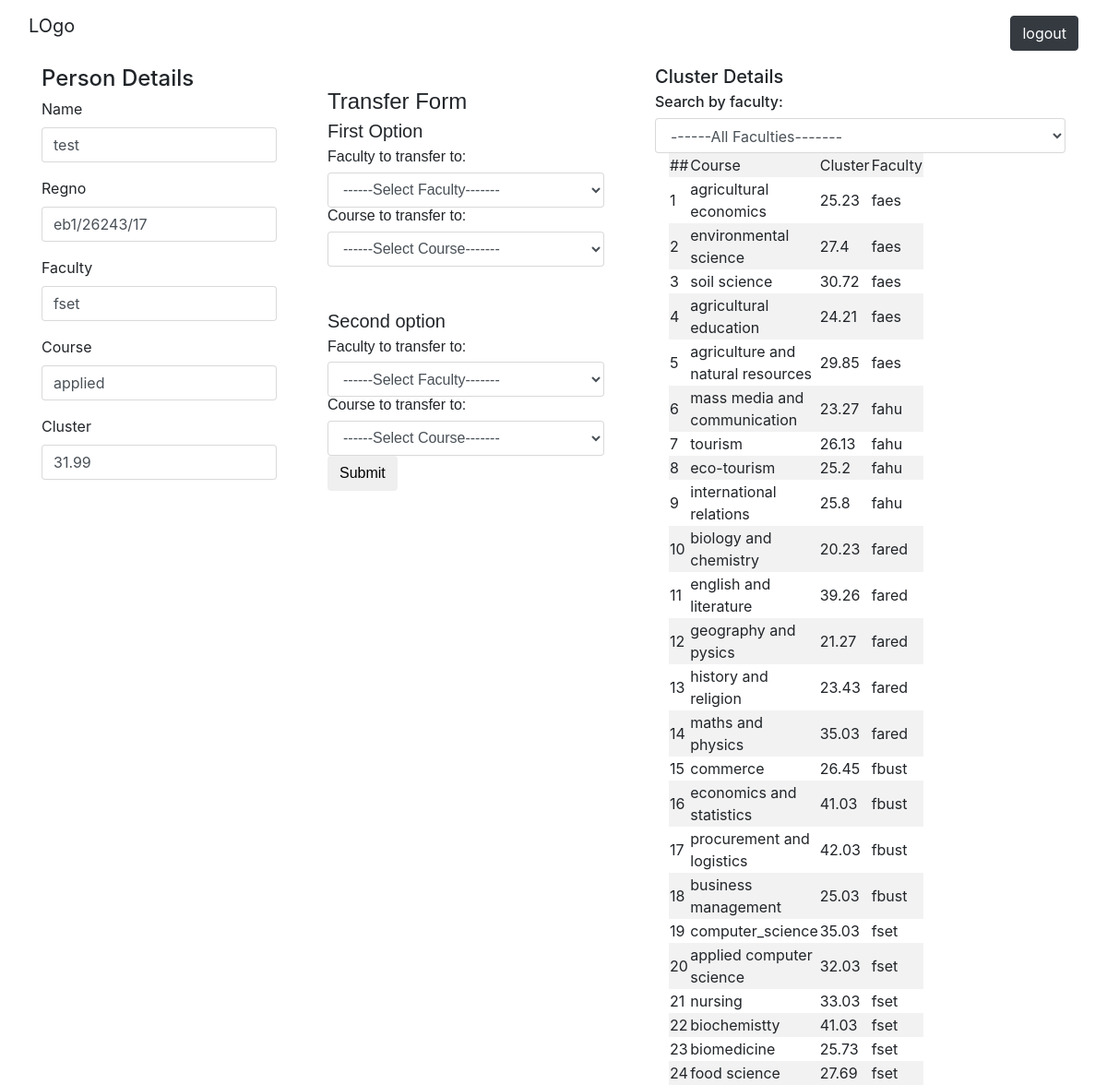
Page /profile.php (signed in) on the committed database.
### tables this page shows
CREATE TABLE `courses` (
  `id` int(11) NOT NULL,
  `coursename` text NOT NULL,
  `faculty` varchar(150) NOT NULL,
  `cluster_point` float NOT NULL
);

### profile.php (the view, shortened to what this page needs)
<?php
  include "config.php";
  $data = $_SESSION["data"];
  $all_courses = mysqli_query($conn, "SELECT * FROM courses");
?>
<!doctype html>
<html>
<head>
  <link href="dashboard.css" rel="stylesheet" type="text/css">
  <link rel="stylesheet" href="./bootstrap/css/bootstrap.min.css">
</head>
<body>
  <div class="container-fluid">
    <nav class="navbar navbar-default">
      <div class="navbar-brand">
        <p>LOgo</p>
      </div>
      <form class="navbar-form navbar-right" action="logout.php" method="post">
        <button type="submit" class="btn btn-dark">logout</button>
      </form>
    </nav>
  </div>
  <div class="container">
    <div class="row">
      <div class="col-sm-3">
        <form>
          <h4>Person Details</h4>
          <div class="form-group">
            <label for="person_name">Name</label>
            <input type="text" class="form-control" name="textfield2"
                   value=<?php echo $data["f_name"]." ".$data["s_name"] ?> />
          </div>
          <div class="form-group">
            <label for="textfield">Regno</label>
            <input type="text" class="form-control" name="textfield" value=<?php echo $data["regno"] ?> />
          </div>
          <div class="form-group">
            <label for="textfield5">Faculty</label>
            <input type="text" name="textfield5" class="form-control" value=<?php echo $data["faculty"] ?> />
          </div>
          <div class="form-group">
            <label for="textfield6">Course</label>
            <input id="currentcourse" class="form-control" type="text" name="textfield6" value=<?php
                      $courseid = $data["course"];
                      $row = mysqli_fetch_assoc(mysqli_query($conn, "SELECT * FROM courses WHERE id = $courseid"));
                      $coursename = $row["coursename"];
                      echo "$coursename";
                      ?> />
          </div>
          <div class="form-group">
            <label for="textfield3">Cluster</label>
            <input type="text" class="form-control" name="textfield3" value=<?php echo $data["cluster_points"] ?> />
          </div>
        </form>
      </div>
      <div class="col-sm-4" id="formtable">
        <form id="form1" name="form1" method="post" action="transfer.php">
          <h4>Transfer Form</h4>
          <h5>First Option</h5>
          <h6>Faculty to transfer to:</h6>
          <select id="form_select1" class="form-control" name="select">
            <option value="none">------Select Faculty-------</option>
          </select>
          <h6>Course to transfer to:</h6>
          <select id="courses1" name="selectedcourse1" class="form-control">
            <option>------Select Course-------</option>
          </select>
          <br>
          <br>
          <h5>Second option</h5>
          <h6>Faculty to transfer to:</h6>
          <select id="form_select2" name="select3" class="form-control">
            <option>------Select Faculty-------</option>
          </select>
          <h6>Course to transfer to:</h6>
          <select id="courses2" name="selectedcourse2" class="form-control">
            <option>------Select Course-------</option>
          </select>
          <input type="submit" class="btn btn-default" name="submit" id="submit" value="Submit">
        </form>
      </div>
      <div class="col-sm-5">
        <h5>Cluster Details</h5>
        <h6>Search by faculty:</h6>
        <select id="select_faculty" name="searchbyfaculty" class="form-control">
          <option value="all">------All Faculties-------</option>
        </select>
        <div class="col-sm-5">
          <table class="table-responsive table-striped table-hover table-condensed" id="courses_display">
            <tbody>
              <tr>
                <td width="15">##</td>
                <td width="120">Course</td>
                <td width="55">Cluster</td>
                <td width="45">Faculty</td>
              </tr>
              <?php
                      $counter = 1;
                      while ($row = mysqli_fetch_assoc($all_courses)) {
                        echo "<tr>";
                        echo "<td width='15'>".$counter."</td>";
                        echo "<td width='120'>".$row['coursename']."</td>";
                        echo "<td width='55'>".$row['cluster_point']."</td>";
                        echo "<td width='45'>".$row['faculty']."</td>";
                        echo "</tr>";
                        $counter ++;
                      }
                  ?>
            </tbody>
          </table>
        </div>
      </div>
    </div>
  </div>
</body>
</html>

### dashboard.css (style rules this page uses)
body { background-color: #330099; font-style: normal; }
#form1 { content: attr(x); font-family: Verdana, Arial, Helvetica, sans-serif; margin: 25px; }

### rows in the picture
courses: coursename "agricultural economics", cluster_point "25.23", faculty "faes"
courses: coursename "environmental science", cluster_point "27.4", faculty "faes"
courses: coursename "soil science", cluster_point "30.72", faculty "faes"
courses: coursename "agricultural education", cluster_point "24.21", faculty "faes"
courses: coursename "agriculture and natural resources", cluster_point "29.85", faculty "faes"
courses: coursename "mass media and communication", cluster_point "23.27", faculty "fahu"
courses: coursename "tourism", cluster_point "26.13", faculty "fahu"
courses: coursename "eco-tourism", cluster_point "25.2", faculty "fahu"
courses: coursename "international relations", cluster_point "25.8", faculty "fahu"
courses: coursename "biology and chemistry", cluster_point "20.23", faculty "fared"
courses: coursename "english and literature", cluster_point "39.26", faculty "fared"
courses: coursename "geography and pysics", cluster_point "21.27", faculty "fared"
courses: coursename "history and religion", cluster_point "23.43", faculty "fared"
courses: coursename "maths and physics", cluster_point "35.03", faculty "fared"
courses: coursename "commerce", cluster_point "26.45", faculty "fbust"
courses: coursename "economics and statistics", cluster_point "41.03", faculty "fbust"
courses: coursename "procurement and logistics", cluster_point "42.03", faculty "fbust"
courses: coursename "business management", cluster_point "25.03", faculty "fbust"
courses: coursename "computer_science", cluster_point "35.03", faculty "fset"
courses: coursename "applied computer science", cluster_point "32.03", faculty "fset"
courses: coursename "nursing", cluster_point "33.03", faculty "fset"
courses: coursename "biochemistty", cluster_point "41.03", faculty "fset"
courses: coursename "biomedicine", cluster_point "25.73", faculty "fset"
courses: coursename "food science", cluster_point "27.69", faculty "fset"
